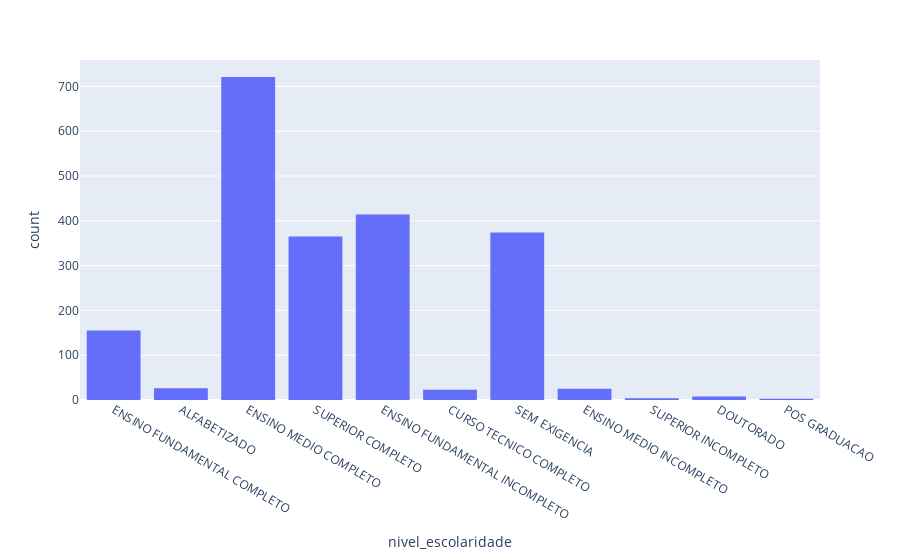

Here is the notebook cell this chart was saved with:
### Code cell
df = df_funcionarios.loc[df_funcionarios['categoria_profissional'].isnull()== True] # Selecionando linhas com categoria profissional nula.

fig = px.hist_frame(df,
x ='nivel_escolaridade'
)

fig #Gráfico simples pra identificar se dados faltantes de escolaridade estariam ligados a falta de educação do cadastro

### Figure 1 — Plotly figure (JSON) as saved in the notebook; plotly's stock layout.template omitted (floating-point values rounded to 4 significant figures; data arrays with more than 128 entries replaced by an {"elided": "..."} marker saying what was removed)
{"data": [{"alignmentgroup": "True", "bingroup": "x", "hovertemplate": "nivel_escolaridade=%{x}<br>count=%{y}<extra></extra>", "legendgroup": "", "marker": {"color": "#636efa", "pattern": {"shape": ""}}, "name": "", "offsetgroup": "", "orientation": "v", "showlegend": false, "type": "histogram", "x": {"elided": "2121 str values"}, "xaxis": "x", "yaxis": "y"}], "layout": {"barmode": "relative", "legend": {"tracegroupgap": 0}, "margin": {"t": 60}, "xaxis": {"anchor": "y", "domain": [0, 1], "title": {"text": "nivel_escolaridade"}}, "yaxis": {"anchor": "x", "domain": [0, 1], "title": {"text": "count"}}}}
